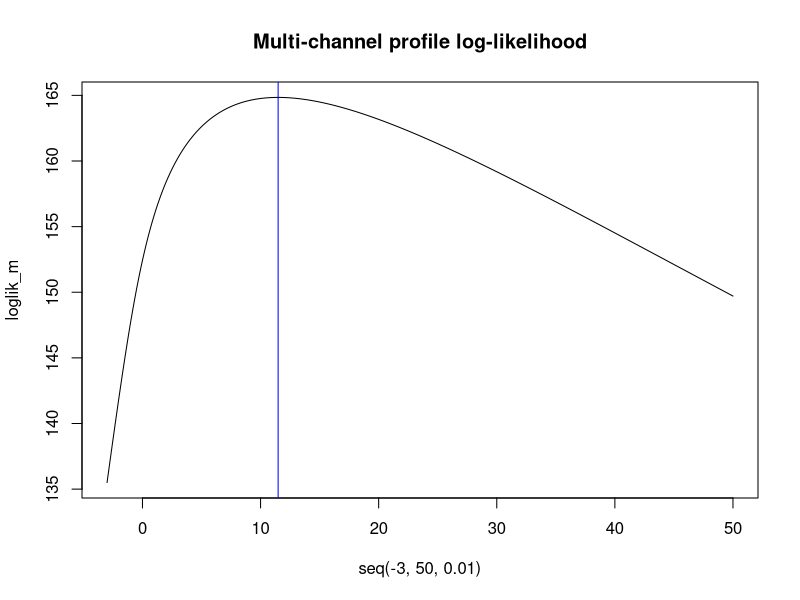
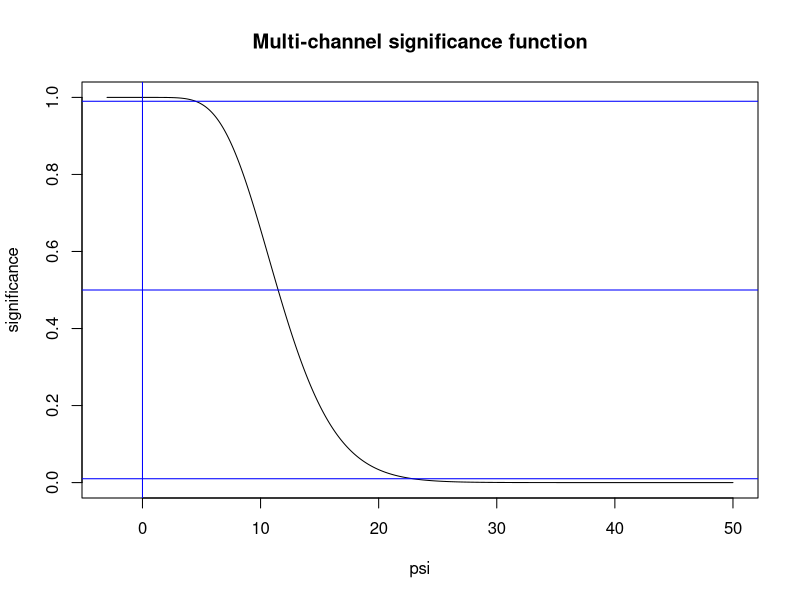

Recreate these plots in R, in order.
data_multi<-(matrix(data =c(1,7,5,15,50,1,5,12,17,55,2,4,2,19,60,2,7,9,21,65,1,9,6,
                           23,70,1,3,5,25,75,2,10,10,27,80,3,6,12,29,85,2,9,7,31,90,1,13,13,33,95),
                     byrow = TRUE, nrow = 10, ncol = 5))

# Multi-channel profile log-likelihood:
LogLik_PM <- function(psi,data_multi){
  gamma_hat<-c()
  beta_hat<-c()
  logLik<-c()
  for (i in 1:10) {
    y1<-data_multi[i,1]
    y2<-data_multi[i,2]
    y3<-data_multi[i,3]
    t<-data_multi[i,4]
    u<-data_multi[i,5]
    
    A1=-(psi+u)^2+(1+t)*psi*(psi+u)
    B1=(psi+u)*(y1+2*y3+y2)-(1+t)*psi*(y1+y3)
    C1=-y3*(y1+y3+y2)
    
    if ((B1^2-4*A1*C1) < 0 ){
      gamma_hat[i] = (-B1)/(2*A1)
    } else {
      gamma_hat[i] = (-B1+sqrt(B1^2-4*A1*C1))/(2*A1)
    }
    if (A1 == 0 ){
      gamma_hat[i] = (-C1)/(B1)
    } 

    A2=(1+t)
    B2=(psi*gamma_hat[i]*(1+t)-(y1+y2))
    C2= -y2*psi*gamma_hat[i]
    
    if ((B2^2-4*A2*C2) < 0 ){
      beta_hat[i]  =  (-B2)/(2*A2)
    } else {
      beta_hat[i]  =  (-B2+(sqrt(B2^2-4*A2*C2)))/(2*A2)
    }
  #}
    if (y1 == 0 & y2 != 0 & y3 != 0){
      logLik[i] = y2*log(beta_hat[i]*t)+y3*log(gamma_hat[i]*u)-(psi*gamma_hat[i]+beta_hat[i]+beta_hat[i]*t+gamma_hat[i]*u)
    } else if (y1 != 0 & y2 == 0 & y3 != 0){
      logLik[i] = y1*log(psi*gamma_hat[i]+beta_hat[i])+y3*log(gamma_hat[i]*u)-(psi*gamma_hat[i]+beta_hat[i]+beta_hat[i]*t+gamma_hat[i]*u)
    } else if (y1 != 0 & y2 != 0 & y3 == 0){
      logLik[i] = y1*log(psi*gamma_hat[i]+beta_hat[i])+y2*log(beta_hat[i]*t)-(psi*gamma_hat[i]+beta_hat[i]+beta_hat[i]*t+gamma_hat[i]*u)
    } else if (y1 == 0 & y2 == 0 & y3 != 0){
      logLik[i] = y3*log(gamma_hat[i]*u)-(psi*gamma_hat[i]+beta_hat[i]+beta_hat[i]*t+gamma_hat[i]*u)
    } else if (y1 != 0 & y2 == 0 & y3 == 0){
      logLik[i] = y1*log(psi*gamma_hat[i]+beta_hat[i])-(psi*gamma_hat[i]+beta_hat[i]+beta_hat[i]*t+gamma_hat[i]*u)
    } else if (y1 == 0 & y2 != 0 & y3 == 0){
      logLik[i] = y2*log(beta_hat[i]*t)-(psi*gamma_hat[i]+beta_hat[i]+beta_hat[i]*t+gamma_hat[i]*u)
    }
    else if (y1 == 0 & y2 != 0 & y3 == 0){
      logLik[i] = -(psi*gamma_hat[i]+beta_hat[i]+beta_hat[i]*t+gamma_hat[i]*u)
    }
    else{
      logLik[i] = y1*log(psi*gamma_hat[i]+beta_hat[i])+y2*log(beta_hat[i]*t)+y3*log(gamma_hat[i]*u)-(psi*gamma_hat[i]+beta_hat[i]+beta_hat[i]*t+gamma_hat[i]*u)
    }
  }
  logLik<-sum(logLik)
  return(logLik)
}

#psi_hat MLE：# 11.48716
optimize(LogLik_PM, interval=c(-5, 50), maximum=TRUE,tol = 0.0000001,data_multi)$maximum 

loglik_m<-c()
for (i in 1:length(seq(-3,50,0.01))){
  loglik_m[i]<-LogLik_PM(seq(-3,50,0.01)[i],data_multi)
}

#########Multi-channel profile log-likelihood###############################################################
plot(seq(-3,50,0.01),loglik_m,type="l",main='Multi-channel profile log-likelihood')
abline(v=optimize(LogLik_PM, data_multi,interval=c(-5, 50), maximum=TRUE)$maximum, col="blue")



########################################################################
r_rootM<-function(psi){
  r<-c()
  for (i in 1:length(psi)){
    psi_hat<-optimize(LogLik_PM, interval=c(-5, 50),data_multi, maximum=TRUE,tol = 0.0000001)$maximum 
    log_psihat<-LogLik_PM(psi_hat,data_multi)
    logpsi<-LogLik_PM(psi[i],data_multi)
    r[i]<-sign(psi_hat-psi[i])*sqrt(2*(log_psihat-logpsi))
}
  return(r)
}


#p-value of test for psi0=0: r(0)
1-pnorm(r_rootM(0))  #=1- 0.9999997 #3.123492e-07

#significance function for N(0,1) approximation of multi-channel:
psi_<-seq(-3,50,0.001)
plot(psi_,pnorm(r_rootM(psi_)),type='l',xlab='psi',ylab='significance',main='Multi-channel significance function')
abline(h=0.99, col="blue")
abline(h=0.5, col="blue")
abline(h=0.01, col="blue")
abline(v=0, col="blue")




























